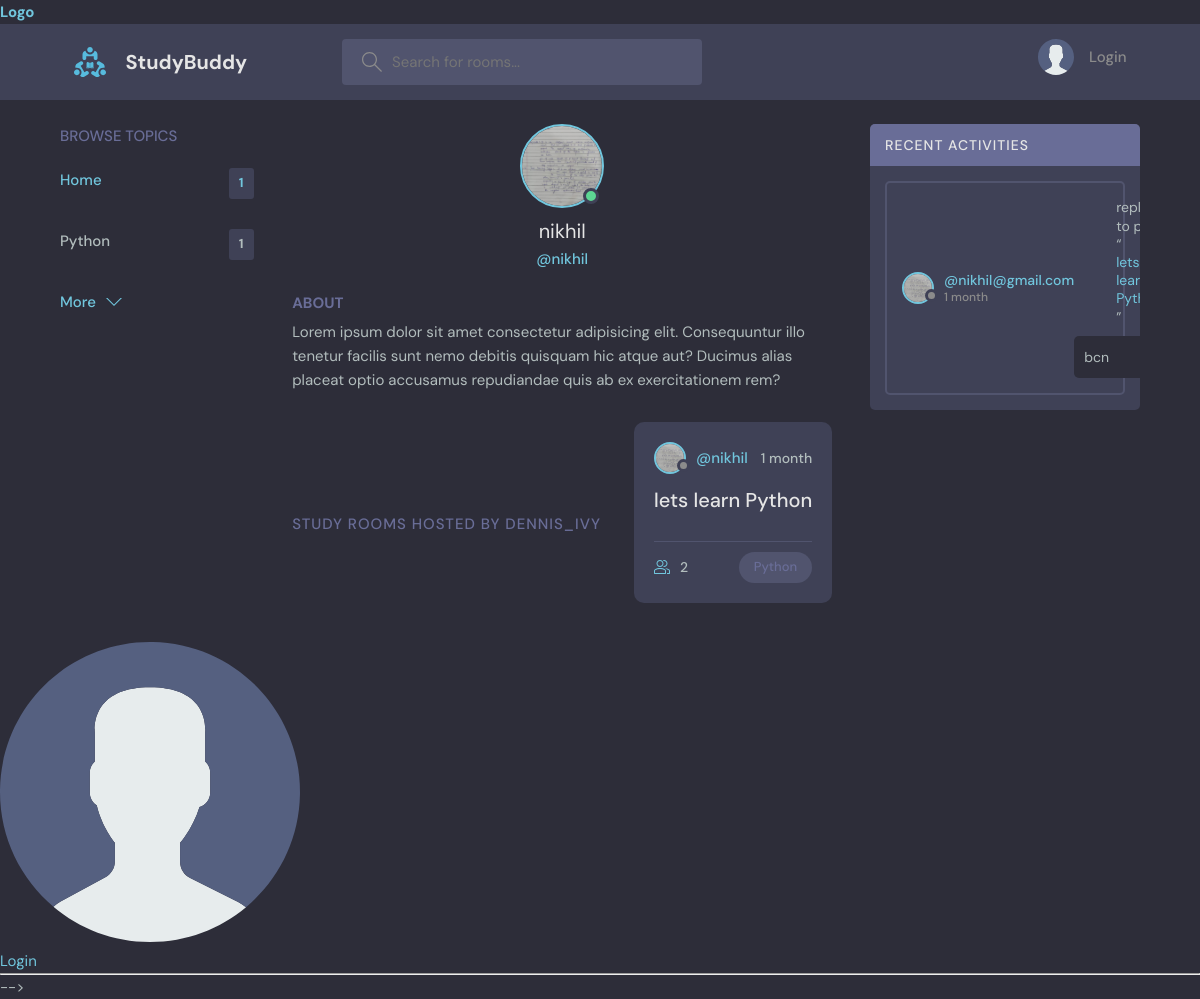
The page /user-profile/1 on the database as committed earlier.
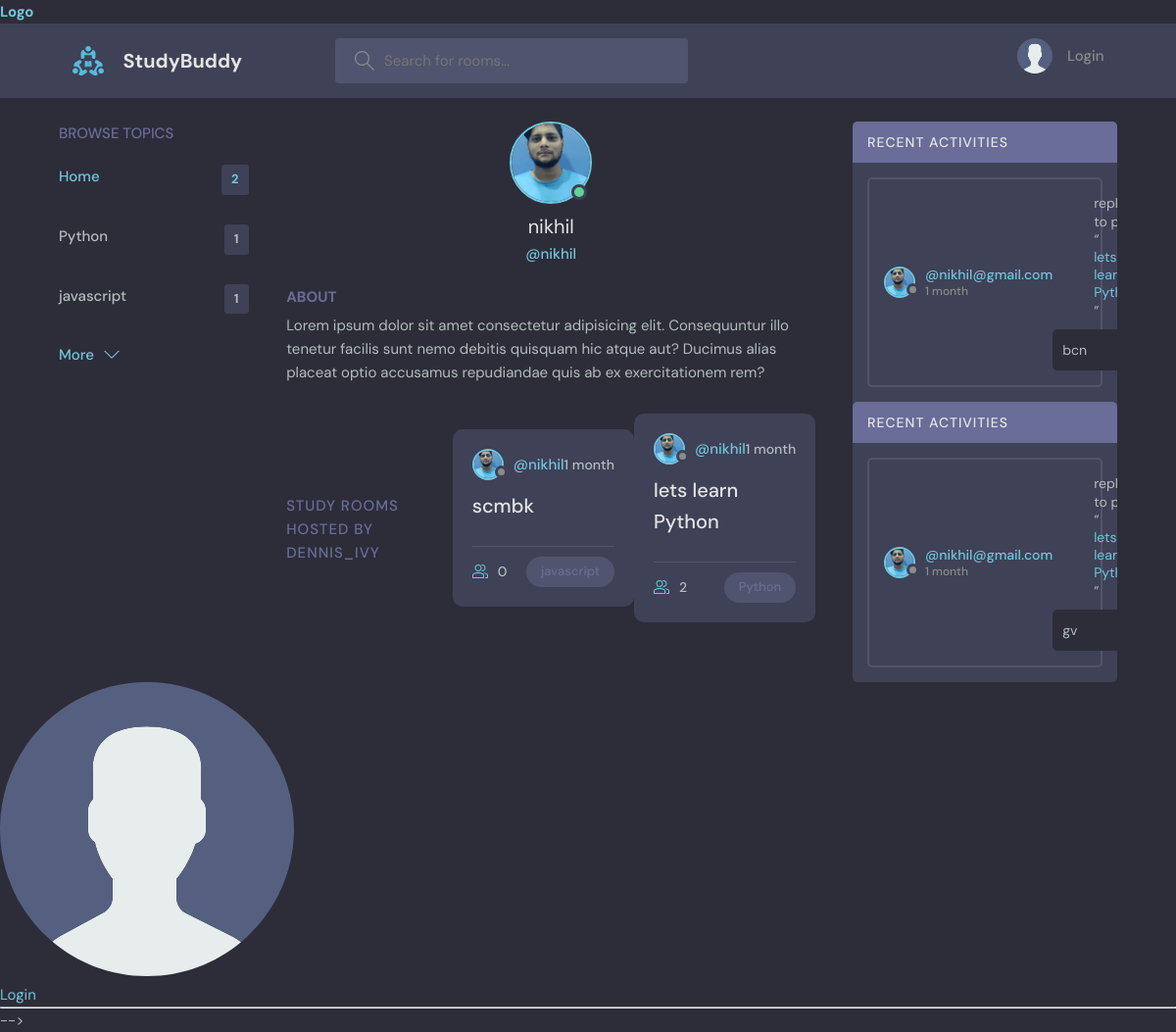
The same page on the database as committed later.
### base/models.py (models this page shows, shortened)
class Topic(models.Model):
    name=models.CharField(max_length=200)

class User(AbstractUser):
    name =models.CharField(max_length=200,null=True)
    email=models.EmailField(unique=True,null=True)
    bio=models.TextField(null=True)
    avatar=models.ImageField(null=True,default='avatar.svg')
    USERNAME_FIELD='email'
    REQUIRED_FIELDS=[]

class Room(models.Model):
    host=models.ForeignKey(User,on_delete=models.SET_NULL,null=True)
    topic=models.ForeignKey(Topic,on_delete=models.SET_NULL,null=True)
    name=models.CharField(max_length=200)
    description=models.TextField(null=True,blank=True)
    participant=models.ManyToManyField(User,related_name='participants')
    updated=models.DateTimeField(auto_now=True)
    created=models.DateTimeField(auto_now_add=True)
    class Meta:
        ordering=['-updated','-created']

class Message(models.Model):
    user=models.ForeignKey(User,on_delete=models.CASCADE)
    room=models.ForeignKey(Room,on_delete=models.CASCADE)
    body=models.TextField()
    updated=models.DateTimeField(auto_now=True)
    created=models.DateTimeField(auto_now_add=True)

### base/views.py (the view)
# urls.py: path('user-profile/<str:pk>', views.userProfile,name="user-profile"),
def userProfile(request,pk):
    user=User.objects.get(id=pk)
    rooms=user.room_set.all()
    room_message=user.message_set.all()
    topics=Topic.objects.all()
    context={'user':user,'room_message':room_message,'topics':topics,'rooms':rooms}
    return render(request,'base/profile.html',context)

### base/template/base/profile.html (shortened to what this page needs)
{%extends 'main.html'%}
{%block content%}
  <main class="profile-page layout layout--3">
    <div class="container">
      {%include 'base/topics_components.html'%}
      <div class="roomList">
        <div class="profile">
          <div class="profile__avatar">
            <div class="avatar avatar--large active">
              <img src="{{user.avatar.url}}" />
            </div>
          </div>
          <div class="profile__info">
            <h3>{{user.username}}</h3>
            <p>@{{user.username}}</p>
          </div>
          <div class="profile__about">
            <h3>About</h3>
            <p>
              Lorem ipsum dolor sit amet consectetur adipisicing elit. Consequuntur illo tenetur
              facilis sunt nemo debitis quisquam hic atque aut? Ducimus alias placeat optio
              accusamus repudiandae quis ab ex exercitationem rem?
            </p>
          </div>
        </div>
        <div class="roomList__header">
          <div>
            <h2>Study Rooms Hosted by dennis_ivy</a>
            </h2>
          </div>
          {%include 'base/feed_components.html'%}
        </div>
      </div>
      {%include 'base/activity_component.html'%}
    </div>
  </main>
  {%endblock%}

### template/main.html (shortened to what this page needs)
<!DOCTYPE html>
{%load static%}
<html lang="en">
  <head>
    <link rel="stylesheet" href="{%static 'styles/style.css'%}" />
  </head>
  <body>
     {%include 'nav.html'%}
    {%block content%}
    {%endblock%}
  </body>
</html>
{%include 'nav.html'%}
<hr>
</body>
</html> -->

### template/nav.html (shortened to what this page needs)
<a href=""><h1>Logo</h1></a>
    {%load static%}
<header class="header header--loggedIn">
    <div class="container">
      <a href="/" class="header__logo">
        <img src="{%static 'images/logo.svg'%}" />
        <h1>StudyBuddy</h1>
      </a>
      <form class="header__search" method="GET" action="/">
        <label>
          <input name="q" placeholder="Search for rooms..." />
        </label>
      </form>
      <nav class="header__menu">
        {%if request.user.is_authenticated%}
        <div class="header__user">
          <a href="/update-user">
            <div class="avatar avatar--medium active">
              <img src="{{request.user.avatar.url}}" />
            </div>
            <p>{{request.user.username}} <span>@{{request.user.username}}</span></p>
          </a>
          <button class="dropdown-button">
            <svg version="1.1" xmlns="http://www.w3.org/2000/svg" width="32" height="32" viewBox="0 0 32 32">
              <title>chevron-down</title>
              <path d="M16 21l-13-13h-3l16 16 16-16h-3l-13 13z"></path>
            </svg>
          </button>
        </div>
        {%else%}
        <a href="/login">
          <img src="{%static 'images/avatar.svg'%}" />
          <p>Login</p>
        </a>
        {%endif%}
      </nav>
    </div>
  </header>

### base/template/base/topics_components.html
 <div class="topics">
      <div class="topics__header">
        <h2>Browse Topics</h2>
      </div>
      <ul class="topics__list">
        <li>
          <a href="/" class="active">Home <span>{{topics.count}}</span></a>
        </li>
        {%for topic in topics%}
        <li>
          <a href="/?q={{topic.name}}">{{topic.name}} <span>{{topic.room_set.all.count}}</span></a>
        </li>
        {%endfor%}
      </ul>
      <a class="btn btn--link" href="/topics">
        More
        <svg version="1.1" xmlns="http://www.w3.org/2000/svg" width="32" height="32" viewBox="0 0 32 32">
          <title>chevron-down</title>
          <path d="M16 21l-13-13h-3l16 16 16-16h-3l-13 13z"></path>
        </svg>
      </a>
    </div>

### base/template/base/feed_components.html (shortened to what this page needs)
{%for room in rooms%}
<div class="roomListRoom">
    <div class="roomListRoom__header">
      <a href="/user-profile/{{room.host.id}}" class="roomListRoom__author">
        <div class="avatar avatar--small">
          <img src="{{room.host.avatar.url}}" />
        </div>
        <span>@{{room.host.username}}</span>
      </a>
      <div class="roomListRoom__actions">
        <span>{{room.created|timesince}}</span>
      </div>
    </div>
    <div class="roomListRoom__content">
      <a href="/room/{{room.id}}">{{room.name}}</a>
    </div>
    <div class="roomListRoom__meta">
      <a href="/room/{{room.id}}" class="roomListRoom__joined">
        {{room.participant.all.count}}
      </a>
      <p class="roomListRoom__topic">{{room.topic.name}}</p>
    </div>
  </div>
{%endfor%}

### base/template/base/activity_component.html (shortened to what this page needs)
{%for message in room_message%}
<div class="activities">
    <div class="activities__header">
      <h2>Recent Activities</h2>
    </div>
    <div class="activities__box">
      <div class="activities__boxHeader roomListRoom__header">
        <a href="/user-profile/{{message.user.id}}" class="roomListRoom__author">
          <div class="avatar avatar--small">
            <img src="{{message.user.avatar.url}}" />
          </div>
          <p>
            @{{message.user}}
            <span>{{message.created|timesince}}</span>
          </p>
        </a>
      <div class="activities__boxContent">
        <p>replied to post “<a href="/room/{{message.room.id}}">{{message.room.name}}</a>”</p>
        <div class="activities__boxRoomContent">
         {{message.body}}
        </div>
      </div>
    </div>
  </div>
  {%endfor%}

Rows that differ between the two databases and show on the page:
added Topic: name "javascript", room_set.all.count "1"
changed User "nikhil": avatar: a different picture
added Room: host.avatar (picture), host.username "nikhil", created "1 month", name "scmbk", participant.all.count "0", topic.name "javascript"
changed through a linked row, Room "lets learn Python": host.avatar: a different picture
changed through a linked row, Message "bcn": user.avatar: a different picture
added Message: user.avatar (picture), user "nikhil@gmail.com", created "1 month", room.name "lets…", body "gv"
Other text that changed with them:
{{ topics.count }}: "1" → "2"
